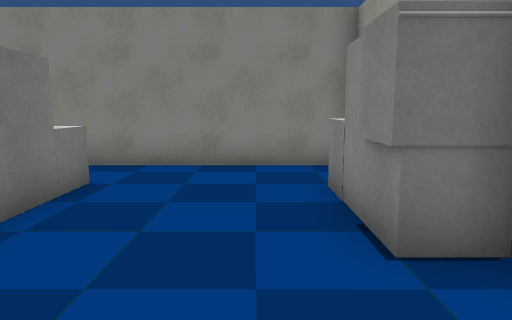
[1] (above)

19 first-person views from a walk through a 3-D level made in the Unity game engine. The camera is 1.3 m above the floor, tilts 8° down and sees 70° across. Doors are open. The floor is counted in squares, 1 m on a side. Each view is taken from the middle of a square. On the plan, view 1 faces up. The plan holds only what a view shows up to about 15 squares ahead; the rest is blank. The place goes on beyond the plan.

[2]
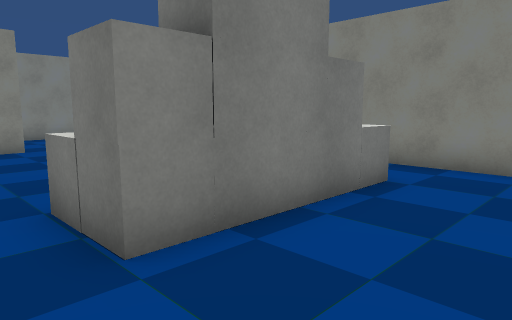

[3]
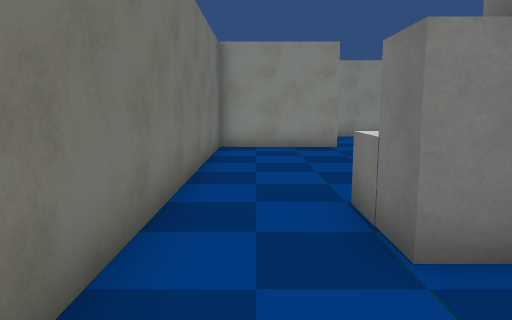

[4]
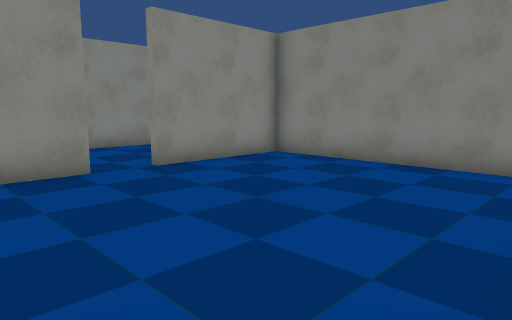

[5]
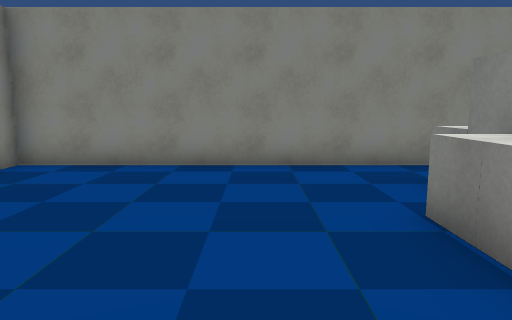

[6]
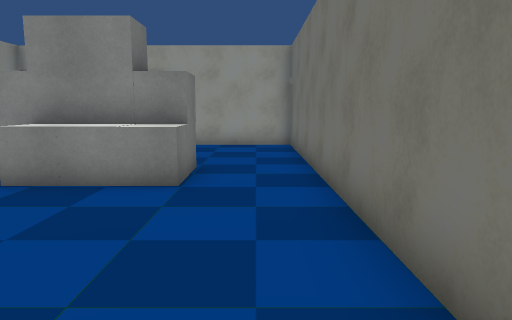

[7]
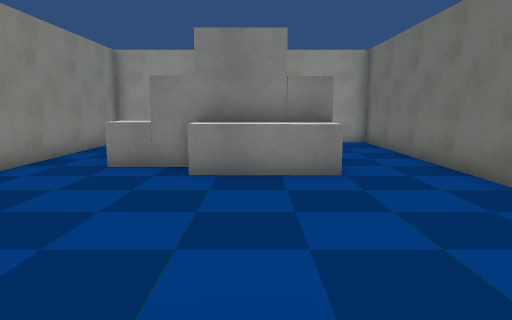

[8]
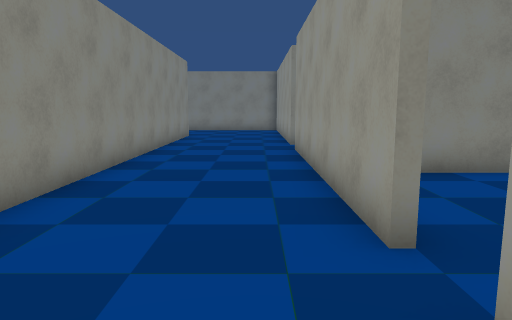

[9]
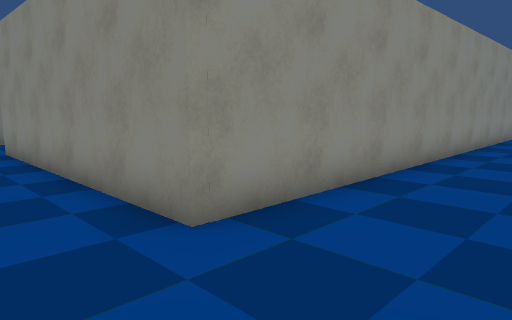

[10]
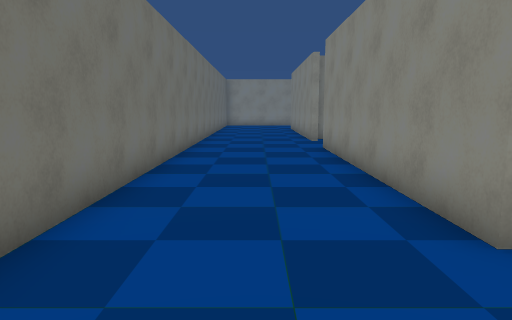

[11]
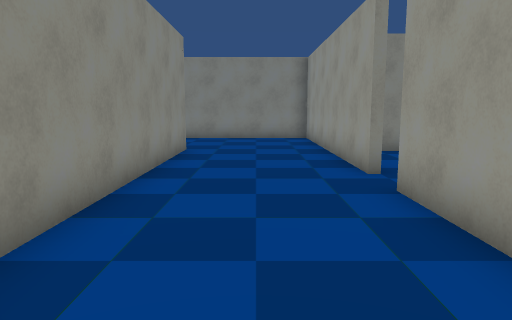

[12]
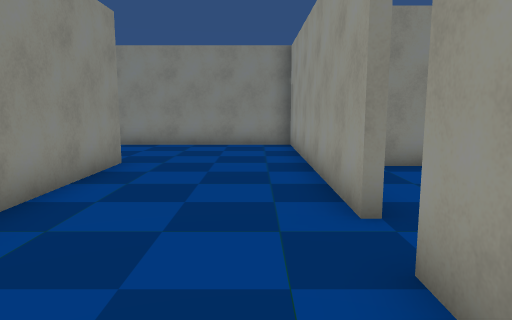

[13]
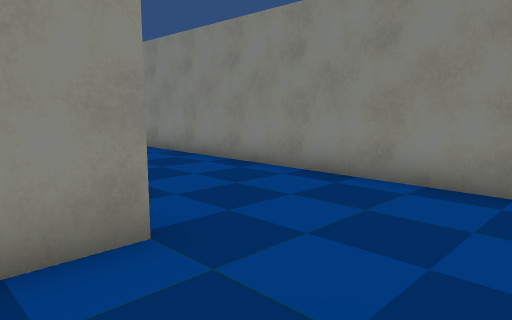

[14]
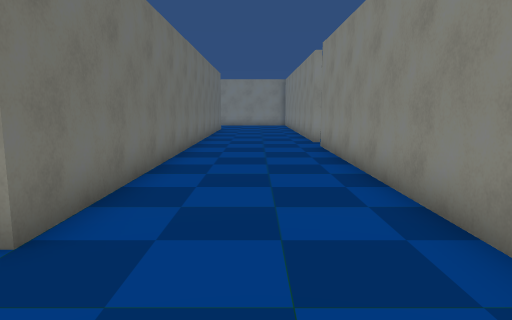

[15]
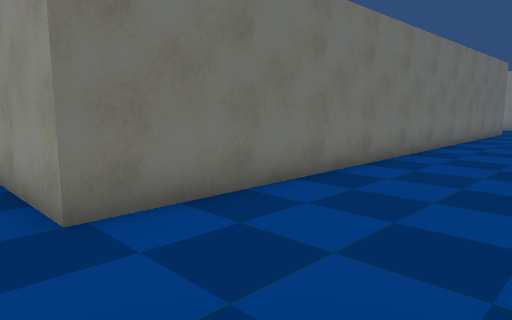

[16]
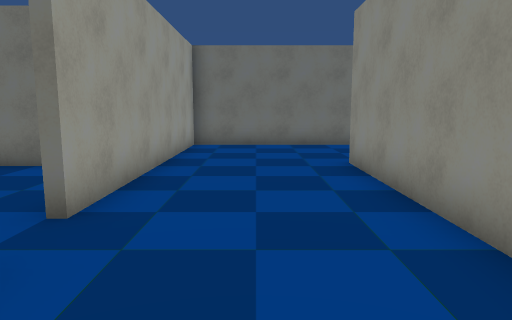

[17]
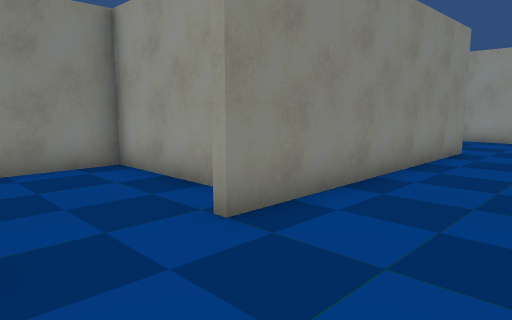

[18]
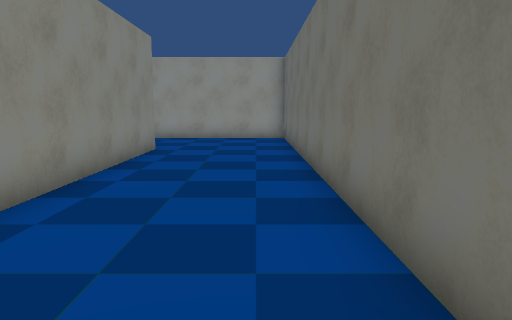

[19]
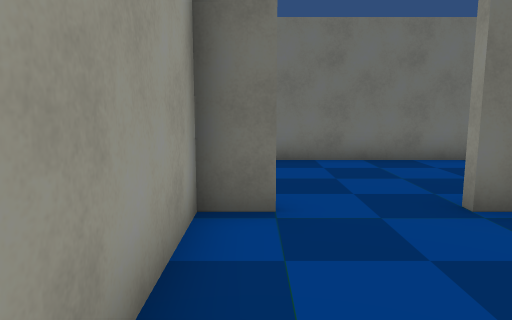

### Floor plan
Points are (right, up) in squares from view 1. A wall is a line through its corners. A room is listed if a view was taken in it or the views show most of it. See-through windows are left out.
Room 1 (views 1, 2, 3, 4, 5, 6, 7)
walls: (-12.5, 2.9) (-12.5, -1.3) (2.2, -1.3) (2.2, 2.2); (2.2, 7) (2.2, 8.4) (-12.5, 8.4) (-12.5, 4.2)
ways out: open door at (-13, 3.5) to room 2
objects: cube (-5, 2) to (-4, 2); cube (-5, 3); cube (-5, 4); cube (-4, 3) to (-3, 3); cube (-4, 4) to (-3, 4); cube (-4, 5) to (-3, 5); cube (-4, 6) to (-3, 6); cube (-3, 2); other object (1, 3) to (1, 4); other object (1, 5) to (2, 5); other object (1, 6) to (2, 6); cube (2, 4)
Room 2 (views 8, 9, 10, 11, 12, 13, 14, 15, 16, 17, 18, 19)
walls: (-12.7, 4.2) (-12.7, 12.8); (-12.7, 14.1) (-12.7, 23.3) (-26.8, 23.3); (-26.4, -1.5) (-25.3, -1.5) (-25.3, 3.2) (-27.6, 3.2); (-29.2, -1.5) (-28.8, -1.5) (-28.8, -1.9); (-29.5, 18.8) (-17.2, 18.8) (-17.2, -1.8) (-26.2, -1.8); (-29.5, -6.2) (-12.7, -6.2) (-12.7, 2.9); (-28.2, 23.3) (-29.1, 23.3)
ways out: open door at (-13, 3.5) to room 1; open door at (-27.5, 23); open door at (-13, 13.5)

Positions as (right, up) in squares from view 1, and headings:
1: (0, 0), facing up
2: (0, 0), facing up-left
3: (0, 0), facing left
4: (-5, 0), facing up-left
5: (-7, 0), facing up
6: (-11, 0), facing right
7: (-12, 3), facing right
8: (-14, 1), facing up
9: (-14, -4), facing up-left
10: (-14, -4), facing left
11: (-15, 7), facing up
12: (-14, 10), facing up
13: (-14, 17), facing up-left
14: (-14, 21), facing left
15: (-16, 23), facing down-left
16: (-15, 7), facing down
17: (-29, -5), facing up-right
18: (-29, -5), facing right
19: (-26, 3), facing down
